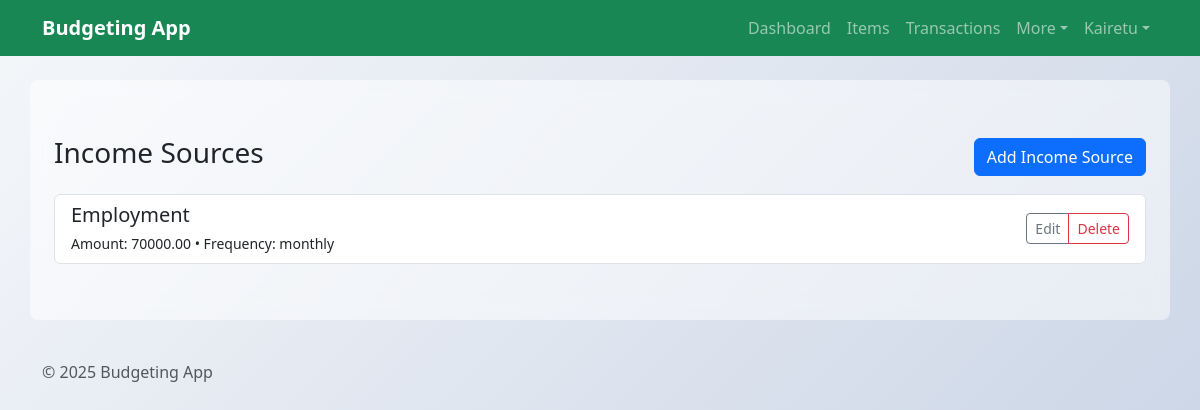
The page /BudgetingApp/incomes/ (signed in) on the database its author committed.
### BudgetingApp/models.py (models this page shows, shortened)
class IncomeSource(models.Model):
    owner = models.ForeignKey(settings.AUTH_USER_MODEL, on_delete=models.CASCADE, null=True, blank=True, related_name='income_sources')
    name = models.CharField(max_length=100)
    amount = models.DecimalField(max_digits=10, decimal_places=2)
    frequency = models.CharField(max_length=50, choices=[
        ('daily', 'Daily'),
        ('weekly', 'Weekly'),
        ('monthly', 'Monthly'),
        ('yearly', 'Yearly')
    ])

### BudgetingApp/views.py (the view)
# urls.py: path('incomes/', views.IncomeSourceListView.as_view(), name='incomesource-list'),
class IncomeSourceListView(LoginRequiredMixin, ListView):
    model = IncomeSource
    template_name = 'BudgetingApp/IncomeSource_list.html'
    def get_queryset(self):
        return IncomeSource.objects.filter(owner=self.request.user)

### BudgetingApp/templates/BudgetingApp/IncomeSource_list.html
{% extends 'BudgetingApp/base.html' %}
{% block content %}
<div class="container py-4">
  <div class="d-flex justify-content-between align-items-center mb-3">
    <h3>Income Sources</h3>
    <a href="{% url 'incomesource-add' %}" class="btn btn-primary">Add Income Source</a>
  </div>
  <div class="list-group">
    {% for src in object_list %}
      <div class="list-group-item d-flex justify-content-between align-items-center">
        <div>
          <h5 class="mb-1">{{ src.name }}</h5>
          <small>Amount: {{ src.amount }} • Frequency: {{ src.frequency }}</small>
        </div>
        <div class="btn-group">
          <a href="{% url 'incomesource-edit' src.id %}" class="btn btn-sm btn-outline-secondary">Edit</a>
          <a href="{% url 'incomesource-delete' src.id %}" class="btn btn-sm btn-outline-danger">Delete</a>
        </div>
      </div>
    {% empty %}
      <div class="alert alert-info">No income sources yet.</div>
    {% endfor %}
  </div>
</div>
{% endblock %}

### BudgetingApp/templates/BudgetingApp/base.html (shortened to what this page needs)
{% load static %}
<!DOCTYPE html>
<html lang="en">
  <head>
    <link
      href="https://cdn.jsdelivr.net/npm/bootstrap@5.3.2/dist/css/bootstrap.min.css"
      rel="stylesheet"
    />
  </head>
  <body>
    <nav class="navbar navbar-expand-lg navbar-dark bg-success">
      <div class="container">
        <a class="navbar-brand fw-bold" href="{% url 'budget_home' %}"
          >Budgeting App</a
        >
        <div class="collapse navbar-collapse" id="navCollapse">
          <ul class="navbar-nav ms-auto">
            <li class="nav-item">
              <a class="nav-link" href="{% url 'budget_home' %}">Dashboard</a>
            </li>
            <li class="nav-item">
              <a class="nav-link" href="{% url 'budgetitem-list' %}">Items</a>
            </li>
            <li class="nav-item">
              <a class="nav-link" href="{% url 'transaction-list' %}"
                >Transactions</a
              >
            </li>
            <li class="nav-item dropdown">
              <a
                class="nav-link dropdown-toggle"
                href="#"
                id="moreMenu"
                role="button"
                data-bs-toggle="dropdown"
                aria-expanded="false"
                >More</a
              >
            </li>
            {% if user.is_authenticated %}
            <li class="nav-item dropdown">
              <a
                class="nav-link dropdown-toggle"
                href="#"
                id="userMenu"
                role="button"
                data-bs-toggle="dropdown"
                aria-expanded="false"
                >{{ user.username }}</a
              >
            </li>
            {% endif %}
          </ul>
        </div>
      </div>
    </nav>
    <main class="container mt-4">{% block content %}{% endblock %}</main>
    <footer class="text-muted py-3 mt-4">
      <div class="container">&copy; {% now "Y" %} Budgeting App</div>
    </footer>
  </body>
</html>

### BudgetingApp/templates/BudgetingApp/base.html (style rules this page uses)
body { background: linear-gradient(135deg, #f5f7fa 0%, #c3cfe2 100%); background-attachment: fixed; min-height: 100vh; font-family: "Segoe UI", Tahoma, Geneva, Verdana, sans-serif; }
main { background: rgba(255, 255, 255, 0.5); border-radius: 8px; padding: 2rem; margin-top: 2rem; backdrop-filter: blur(10px); }

### rows shown on the page
IncomeSource: name "Employment", amount "70000.00", frequency "monthly"

### other values the page prints
{{ user.username }} "Kairetu"
